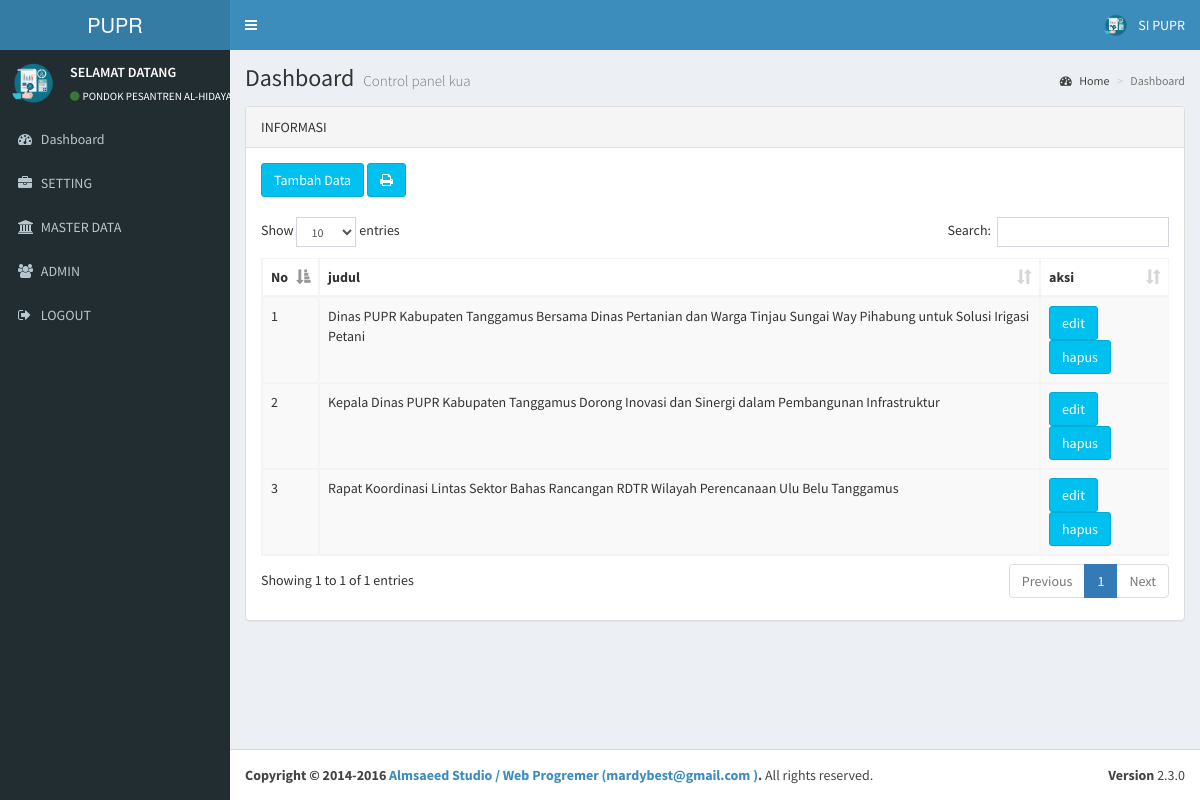
/admin/index.php?aksi=informasi (signed in), run on the app's committed database.
### tables this page shows
CREATE TABLE `profil` (
  `id_profil` int(20) NOT NULL,
  `nama_app` varchar(100) NOT NULL,
  `tahun` varchar(250) NOT NULL,
  `nama` varchar(250) NOT NULL,
  `alias` varchar(350) NOT NULL,
  `alamat` text NOT NULL,
  `isi` text NOT NULL,
  `gambar` varchar(100) NOT NULL,
  `akabest` varchar(250) NOT NULL
);

CREATE TABLE `berita` (
  `id_berita` int(5) NOT NULL,
  `judul` text NOT NULL,
  `tanggal` varchar(11) NOT NULL,
  `jam` timestamp NOT NULL DEFAULT CURRENT_TIMESTAMP ON UPDATE CURRENT_TIMESTAMP,
  `isi` text NOT NULL,
  `dilihat` int(5) NOT NULL DEFAULT '0',
  `gambar` varchar(100) DEFAULT NULL,
  `jenis` varchar(100) NOT NULL
);

### koneksi.php (called while the page is built, shortened)
<?php
$server = "localhost";
$username = "root";
$password = "";
$database = "db_ponpesalhikmah";
$koneksi = mysqli_connect($server,$username,$password) or die("Koneksi gagal");
mysqli_select_db($koneksi,$database) or die("Database tidak bisa dibuka");
$kontak_kami=mysqli_query($koneksi,"SELECT * FROM profil WHERE id_profil ='1'");
$k_k=mysqli_fetch_array($kontak_kami);
?>

### admin/tengah.php (the view, shortened to what this page needs)
<?php
if($_GET['aksi']=='home'){
echo"
 <div class='row'>
                   <div class='col-lg-12'>
			<div class='panel panel-default'>
                            <div class='panel-heading'>
                           Sambutan
                            </div>
                            <div class='panel-body'>
				<p>Selamat Datang Di halaman Admin, Silahkan Pilih menu untuk pengaturan data yang di butuhkan guna mendapatkan hasil yang maksimal sesuai keinginan.</p>
                            </div>
			</div>
                   </div>
</div>";
echo"<div class='row'>
                    <div class='col-xs-12'>
              <div class='panel panel-primary'>
			    <div class='box-header'>
				   <h3 class='box-title'>INFORMASI</h3>
                </div>
                <div class='box-header'>
				</div>
     <div class='box-body'>
     <a href='index.php?aksi=informasi' class='btn btn-app'>
                    <span class='badge bg-yellow'>3</span>
                    <i class='fa fa-arrows-h fa-5x'></i> Informasi
                  </a>
                  <a href='index.php?aksi=galeri' class='btn btn-app'>
                  <span class='badge bg-yellow'>3</span>
                  <i class='fa fa-arrows-h fa-5x'></i> Galeri
                </a>
                <a href='index.php?aksi=halaman' class='btn btn-app'>
                <span class='badge bg-yellow'>3</span>
                <i class='fa fa-arrows-h fa-5x'></i> Halaman
              </a>
              <a href='index.php?aksi=kritik' class='btn btn-app'>
              <span class='badge bg-yellow'>3</span>
              <i class='fa fa-arrows-h fa-5x'></i> Kritik
            </a>
            </div>
			</div>
 </div>
			</div>
";
}
elseif($_GET['aksi']=='ikon'){
include "../ikon.php";
}
elseif($_GET['aksi']=='informasi'){
echo"<div class='row'>
                <div class='col-lg-12'>
                    <div class='panel panel-default'>
                        <div class='panel-heading'>INFORMASI
                        </div>
                        <div class='panel-body'>
			<button class='btn btn-info' data-toggle='modal' data-target='#uiModal'>Tambah Data</button>
            <a href='laporan.php?aksi=aset' target='_blank' class='btn btn-info' ><i class='fa fa-print' ></i></span></a></br></br>
                            <div class='table-responsive'>
                            <table id='example1' class='table table-bordered table-striped'>
<thead>
                                     <tr>
                                         <th>No</th>
                                         <th>judul</th>
                                         <th>aksi</th>
                                     </tr>
                                 </thead>
                 ";
$no=0;
$tebaru=mysqli_query($koneksi," SELECT * FROM berita WHERE jenis='informasi' ORDER BY id_berita DESC ");
while ($t=mysqli_fetch_array($tebaru)){
$no++;
                                 echo"<tbody>
                                     <tr>
                                         <td>$no</td>
                                         <td>$t[judul]</td>
                                         <td><a href='index.php?aksi=editinformasi&id_berita=$t[id_berita]' class='btn btn-info' >edit</a>
                                             <a class='btn btn-info' href='hapus.php?aksi=hapusartikel&id_b=$t[id_berita]&gbr=$t[gambar]' onclick=\"return confirm ('Apakah yakin ingin menghapus $t[judul] ?')\">hapus</a>
                                         </td>
                                     </tr>
                                 </tbody>
                                 ";
}
                            echo"</table>
                         </div>
                        </div>
                    </div>
                </div>
               </div>";
echo"
<div class='col-lg-12'>
                        <div class='modal fade' id='uiModal' tabindex='-1' role='dialog' aria-labelledby='myModalLabel' aria-hidden='true'>
                                <div class='modal-dialog'>
                                    <div class='modal-content'>
                                        <div class='modal-header'>
                                            <button type='button' class='close' data-dismiss='modal' aria-hidden='true'>&times;</button>
                                            <h4 class='modal-title' id='H3'>Input Data</h4>
                                        </div>
                                        <div class='modal-body'>
                                        <form id='form1' enctype='multipart/form-data' method='post' action='input.php?aksi=inputartikel'>
                                        <div class='form-group'>
                                    <label>Judul</label>
                                    <input type='text' class='form-control' name='jd'/><br>
                                    <label>Isi</label>
                                    <textarea id='text-ckeditor' class='form-control' name='isi'></textarea></br>
                                    <script>CKEDITOR.replace('text-ckeditor');</script>
                                    <label>Gambar</label>
                                    <input type='file' class='smallInput' size='50'name='gambar'/><br><br />
                                        <div class='modal-footer'>
                                                                        <button type='button' class='btn btn-default' data-dismiss='modal'>Close</button>
                                                                        <button type='submit' class='btn btn-primary'>Save </button>
                                                                    </div> </div>
                                </form>
                                    </div>
                                </div>
                            </div>
                    </div>
		    </div>
";
}
?>

### admin/index.php (shortened to what this page needs)
  <?php
  include '../koneksi.php';
  ?>
<!DOCTYPE html>
<html>
  <head>
  <link rel="stylesheet" href="../sys/bootstrap/bootstrap/css/bootstrap.min.css">
      <link rel="stylesheet" href="../sys/bootstrap/font/css/font-awesome.min.css">
  <link rel="stylesheet" href="../sys/bootstrap/plugins/datatables/dataTables.bootstrap.css">
    <link rel="stylesheet" href="../sys/bootstrap/plugins/select2/select2.min.css">
    <link rel="stylesheet" href="../sys/bootstrap/dist/css/AdminLTE.min.css">
    <link rel="stylesheet" href="../sys/bootstrap/dist/css/skins/_all-skins.min.css">
  </head>
  <body class="hold-transition skin-blue sidebar-mini">
    <div class="wrapper">
      <header class="main-header">
        <a href="index.aspx" class="logo">
          <span class="logo-lg">PUPR</span>
        </a>
        <nav class="navbar navbar-static-top" role="navigation">
          <a href="#" class="sidebar-toggle" data-toggle="offcanvas" role="button">
          </a>
          <div class="navbar-custom-menu">
            <ul class="nav navbar-nav">
              <li class="dropdown user user-menu">
                <a href="#" class="dropdown-toggle" data-toggle="dropdown">
                  <img src="../foto/logo.png" class="user-image" alt="User Image">
                  <span class="hidden-xs">SI PUPR </span>
                </a>
              </li>
            </ul>
          </div>
        </nav>
      </header>
      <aside class="main-sidebar">
        <section class="sidebar">
          <div class="user-panel">
            <div class="pull-left image">
              <img src="../foto/logo.png" class="img-circle" alt="User Image">
            </div>
            <div class="pull-left info">
              <p>SELAMAT DATANG</p>
              <a href="index.aspx"><i class="fa fa-circle text-success"></i><?php echo"$k_k[nama]";?></a>
            </div>
          </div>
      <?php include "menu.php"?>
        </section>
      </aside>
      <div class="content-wrapper">
        <section class="content-header">
          <h1>
            Dashboard
            <small>Control panel kua</small>
          </h1>
          <ol class="breadcrumb">
            <li><a href="index.aspx"><i class="fa fa-dashboard"></i> Home</a></li>
            <li class="active">Dashboard</li>
          </ol>
        </section>
        <section class="content">
		 <?php include "tengah.php"?>
		  </div>
      <footer class="main-footer">
        <div class="pull-right hidden-xs">
          <b>Version</b> 2.3.0
        </div>
        <strong>Copyright &copy; 2014-2016 <a href="#">Almsaeed Studio / Web Progremer (<?php echo"$k_k[akabest]";?> )</a>.</strong>  All rights reserved.
      </footer>
    </div>
  </body>
</html>

### data on the page
profil: nama "PONDOK PESANTREN…", akabest "mardybest@gmail.com"
berita: judul "Dinas PUPR Kabupaten Tanggamus Bersama Dinas Pertanian dan Warga Tinjau Sungai Way Pihabung untuk Solusi Irigasi Petani"
berita: judul "Kepala Dinas PUPR Kabupaten Tanggamus Dorong Inovasi dan Sinergi dalam Pembangunan Infrastruktur"
berita: judul "Rapat Koordinasi Lintas Sektor Bahas Rancangan RDTR Wilayah Perencanaan Ulu Belu Tanggamus"
